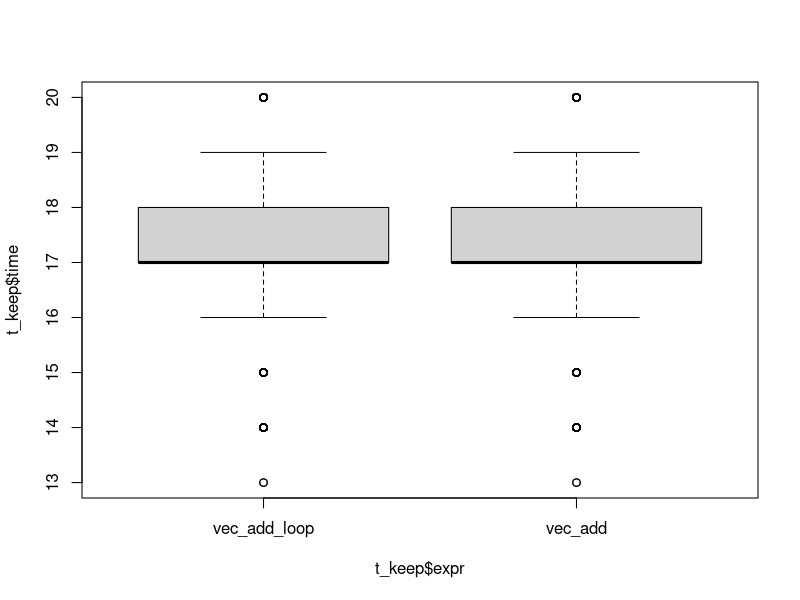
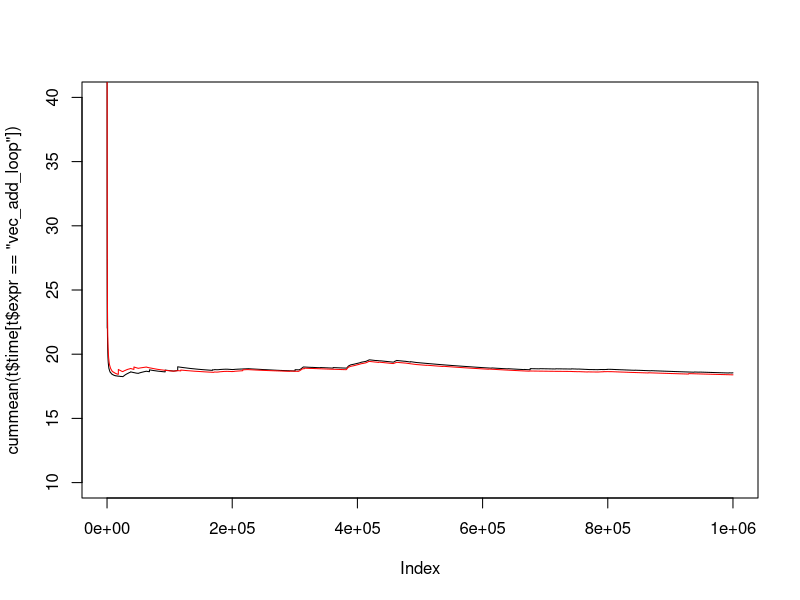

These figures' R source, in order:
# Data file for R code in Iteration Paper

# https://stackoverflow.com/questions/25081604/vectorize-vs-apply
library(microbenchmark)


install.packages("dplyr")                 # Install dplyr package
library("dplyr")
# Vectorization -----------------------------------------------------------


# Vectorization: Vectorized Approach --------------------------------------


x <- 1:1000
y <- rep(0:1, 500)
z <- rep(0, 1000)

# NonVectorized Approach
for(i in 1:1000){
  z[i] <- x[i] + y[i]
}

# Vectorized Approach 
z <- x + y 


# For Time 
vec_add_loop <- function(){
  for(i in 1:100){
    z[i] <- x[i] + y[i]
  }
}

vec_add <- function(){
  z <- x+ y 
}
set.seed(62)
t <- microbenchmark::microbenchmark(vec_add_loop,
                                    vec_add, 
                                    times = 1000000)
t_keep <- list()
t_keep$time <- t$time[t$time < quantile(t$time, .95)]
t_keep$expr <- t$expr[t$time < quantile(t$time, .95)]
boxplot(t_keep$time~t_keep$expr)
tapply(t$time, t$expr, mean)

plot(cummean(t$time[t$expr=="vec_add_loop"]), type = "l", ylim = c(10, 40))
lines(cummean(t$time[t$expr=="vec_add"]), type = "l", col = "red")
